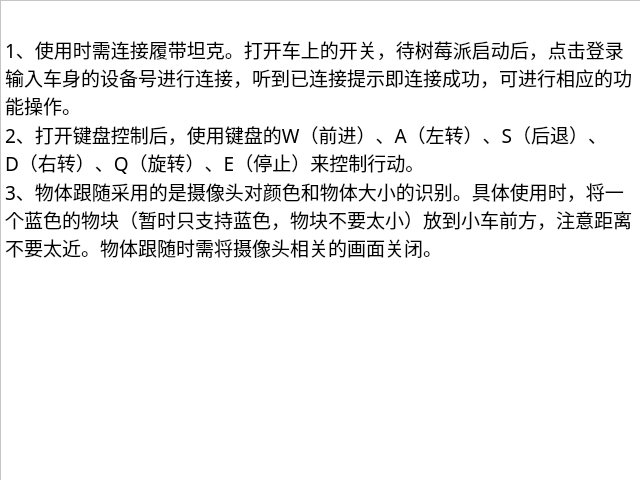
<?xml version="1.0" encoding="UTF-8"?>
<ui version="4.0">
 <class>structionWidget</class>
 <widget class="QWidget" name="structionWidget">
  <property name="geometry">
   <rect>
    <x>0</x>
    <y>0</y>
    <width>640</width>
    <height>480</height>
   </rect>
  </property>
  <property name="windowTitle">
   <string>人工智能履带坦克使用说明</string>
  </property>
  <property name="styleSheet">
   <string notr="true">background-color:white;padding-top:30px;</string>
  </property>
  <widget class="QTextBrowser" name="textBrowser">
   <property name="geometry">
    <rect>
     <x>0</x>
     <y>0</y>
     <width>641</width>
     <height>481</height>
    </rect>
   </property>
   <property name="font">
    <font>
     <family>微软雅黑</family>
     <pointsize>-1</pointsize>
    </font>
   </property>
   <property name="styleSheet">
    <string notr="true">font-family:'微软雅黑';font-size:16px;</string>
   </property>
   <property name="html">
    <string>&lt;!DOCTYPE HTML PUBLIC &quot;-//W3C//DTD HTML 4.0//EN&quot; &quot;http://www.w3.org/TR/REC-html40/strict.dtd&quot;&gt;
&lt;html&gt;&lt;head&gt;&lt;meta name=&quot;qrichtext&quot; content=&quot;1&quot; /&gt;&lt;style type=&quot;text/css&quot;&gt;
p, li { white-space: pre-wrap; }
&lt;/style&gt;&lt;/head&gt;&lt;body style=&quot; font-family:'微软雅黑'; font-size:16px; font-weight:400; font-style:normal;&quot;&gt;
&lt;p style=&quot; margin-top:0px; margin-bottom:0px; margin-left:0px; margin-right:0px; -qt-block-indent:0; text-indent:0px;&quot;&gt;&lt;span style=&quot; font-family:'SimSun'; font-size:14pt;&quot;&gt;1、使用时需连接履带坦克。打开车上的开关，待树莓派启动后，点击登录输入车身的设备号进行连接，听到已连接提示即连接成功，可进行相应的功能操作。&lt;/span&gt;&lt;/p&gt;
&lt;p style=&quot; margin-top:0px; margin-bottom:0px; margin-left:0px; margin-right:0px; -qt-block-indent:0; text-indent:0px;&quot;&gt;&lt;span style=&quot; font-family:'SimSun'; font-size:14pt;&quot;&gt;2、打开键盘控制后，使用键盘的W（前进）、A（左转）、S（后退）、D（右转）、Q（旋转）、E（停止）来控制行动。&lt;/span&gt;&lt;/p&gt;
&lt;p style=&quot; margin-top:0px; margin-bottom:0px; margin-left:0px; margin-right:0px; -qt-block-indent:0; text-indent:0px;&quot;&gt;&lt;span style=&quot; font-family:'SimSun'; font-size:14pt;&quot;&gt;3、物体跟随采用的是摄像头对颜色和物体大小的识别。具体使用时，将一个蓝色的物块（暂时只支持蓝色，物块不要太小）放到小车前方，注意距离不要太近。物体跟随时需将摄像头相关的画面关闭。&lt;/span&gt;&lt;/p&gt;&lt;/body&gt;&lt;/html&gt;</string>
   </property>
  </widget>
 </widget>
 <resources/>
 <connections/>
</ui>
